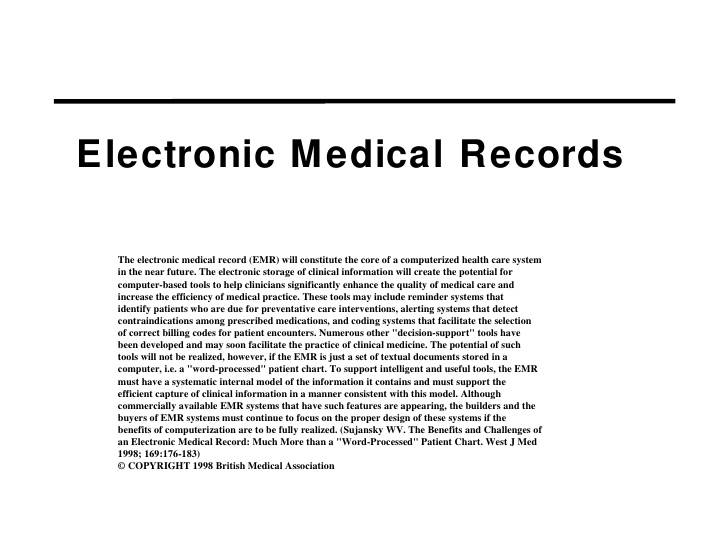
#> input picture test.jpg, 728 x 546 px
$ python ocr.py
#> lines starting #> are read from the running program, lines starting #| are printed output that depends on the picture

import pytesseract
import  numpy as np
import cv2

pytesseract.pytesseract.tesseract_cmd='/usr/bin/tesseract'
try:
    image='test.jpg'
    print('Reading the',image)
    img = cv2.imread(image)
#> img is the input picture: shape (546, 728, 3); min 0, max 255, mean 239.3
    img = cv2.resize(img, None, fx=1.5, fy=1.5, interpolation=cv2.INTER_CUBIC)
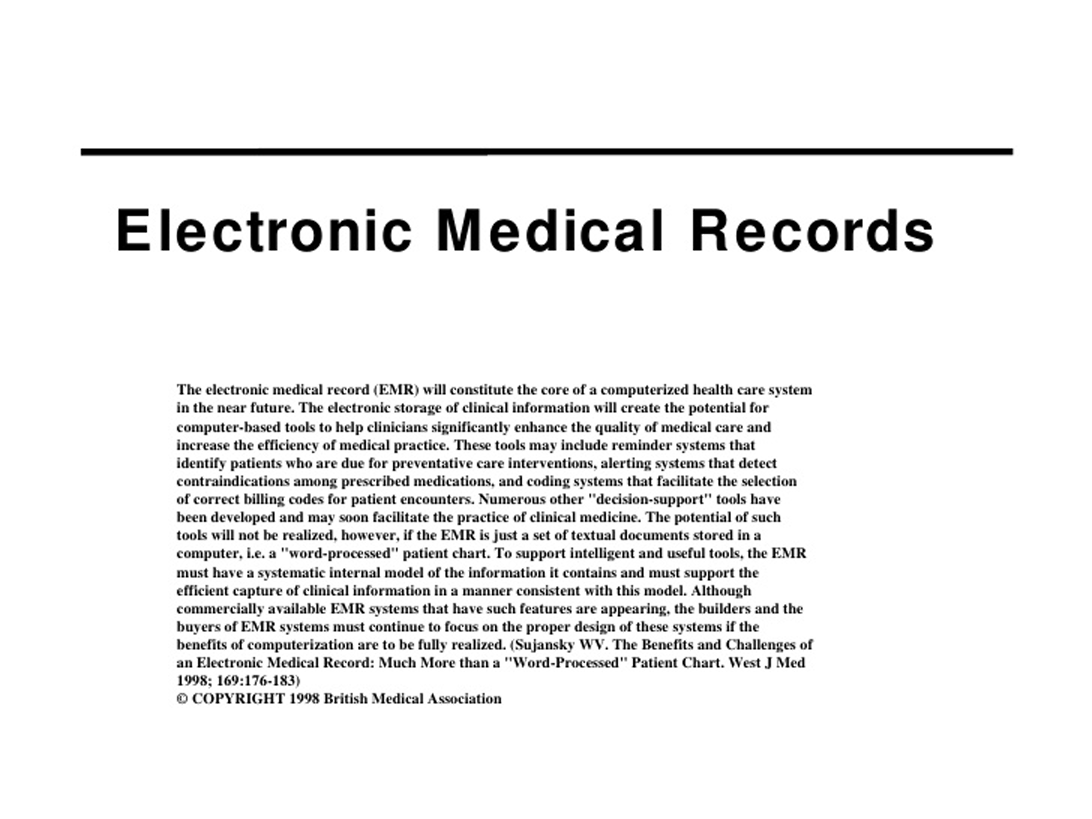
#> img: shape (819, 1092, 3); min 0, max 255, mean 239
    kernel = np.ones((1, 1), np.uint8)
    img = cv2.dilate(img, kernel, iterations=1)
    img = cv2.erode(img, kernel, iterations=1)
    new_image = 'new' + '-' + image
    cv2.imwrite(new_image, img)
    read = pytesseract.image_to_string(new_image)
    print()
    print(read)

except Exception as e:
    print('\nplease provide proper name of the image')
    print(e)
